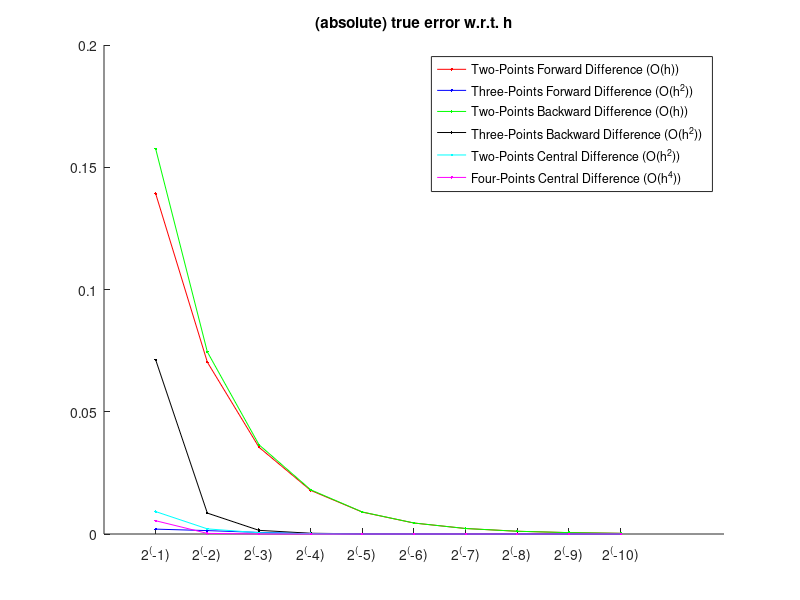
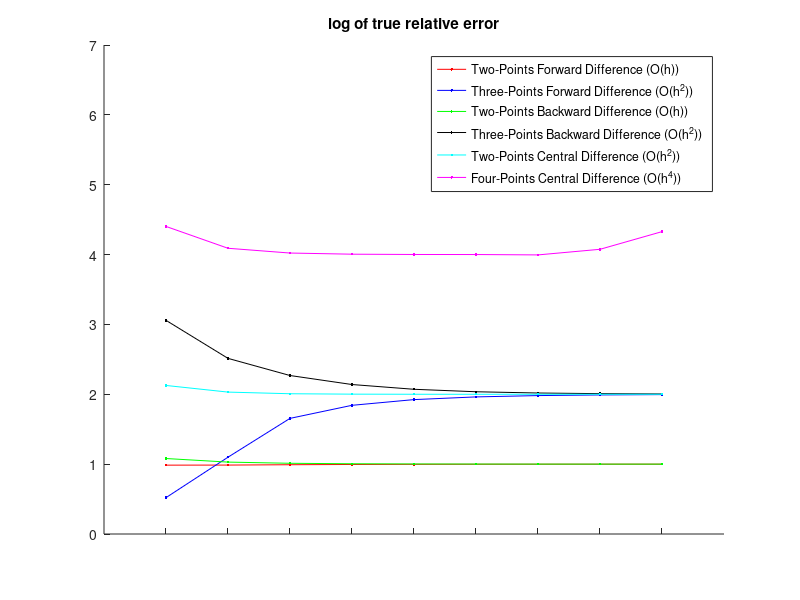

These figures' MATLAB source, in order:
function y= plot_der1st()
clear all;

x0 = 2;	% the point of which derivative is to be evaluated

powers = 1:10;

n = length(powers);

% array of h = [1/2, 1/2^2, 1/2^3, ...]
hs = 2.^(-powers);

% f(x)
f = @(x) (2.^x)./x;

% f'(x)
fd1 = @(x) (2.^x).*log(2)./x - (2.^x)./(x.^2);

% f''(x)
fd2 = @(x) (2.^x).*(log(2).^2)./x - 2.*(2.^x).*log(2)./(x.^2) + 2*(2.^x)./(x.^3);

true_val = fd1(x0);	% exact value

% Two-Points Forward Difference Formula
function [d1] = forward_diff_2_points(f, x, h)
d1 = (f(x+h)-f(x))./h;
end

% Two-Points Backward Difference Formula
function [d1] = backward_diff_2_points(f, x, h)
d1 = (f(x)-f(x-h))./h;
end

% Two-Points Central Difference Formula
function [d1] = central_diff_2_points(f, x, h)
d1 = (f(x+h)-f(x-h))./(2*h);
end

% Three-Points Forward Difference Formula
function [d1] = forward_diff_3_points(f, x, h)
    d1 = (-3*f(x)+4*f(x+h)-f(x+2*h))./(2*h);
end

% Three-Points Backward Difference Formula
function [d1] = backward_diff_3_points(f, x, h)
    d1 = (f(x-2*h)-4*f(x-h)+3*f(x))./(2*h);
end

% Four-Points Central Difference Formula
function [d1] = central_diff_4_points(f, x, h)
    d1 = (f(x-2*h)-8*f(x-h)+8*f(x+h)-f(x+2*h))./(12*h);
end

data = zeros(6, n);

data(1,:) = abs(true_val - forward_diff_2_points(f, x0, hs));
data(2,:) = abs(true_val - forward_diff_3_points(f, x0, hs));
data(3,:) = abs(true_val - backward_diff_2_points(f, x0, hs));
data(4,:) = abs(true_val - backward_diff_3_points(f, x0, hs));
data(5,:) = abs(true_val - central_diff_2_points(f, x0, hs));
data(6,:) = abs(true_val - central_diff_4_points(f, x0, hs));


vec_cols = {'red', 'blue', 'green', 'black', 'cyan', 'magenta'};
vec_names = {'Two-Points Forward Difference (O(h))',
    'Three-Points Forward Difference (O(h^2))',
    'Two-Points Backward Difference (O(h))',
    'Three-Points Backward Difference (O(h^2))',
    'Two-Points Central Difference (O(h^2))',
    'Four-Points Central Difference (O(h^4))'};
vec_xticks = {};
for i=1:n
    vec_xticks{i,1} = sprintf('2^(-%d)', powers(i));
end


% plot (absolute) true error with respect to h
hsteps = 1:n;
figure(1);
clf;
title('(absolute) true error w.r.t. h');
xlim([0,n+2]);
set(gca(), 'xtick', hsteps);
set(gca(), 'xtickLabel', vec_xticks);
hold on;
for i=1:6
    hold on;
    plot(hsteps, data(i,:), 'Color', vec_cols{i}, 'Marker', '.');
end
hold on;
legend(vec_names{1}, vec_names{2}, vec_names{3}, vec_names{4}, vec_names{5}, vec_names{6});

function [y] = convert_data(x)
y = abs(log(x(2:end)./x(1:(end-1)))./log(2));
end

% plot the order of truncation error
hsteps = 1:(n-1);
figure(2);
clf;
title('log of true relative error');
xlim([0,n]);
ylim([0,7]);
set(gca(), 'xtick', hsteps);
set(gca(), 'xtickLabel', {});
for i=1:6
    hold on;
    plot(hsteps, convert_data(data(i,:)), 'Color', vec_cols{i}, 'Marker', '.');
end
hold on;
legend(vec_names{1}, vec_names{2}, vec_names{3}, vec_names{4}, vec_names{5}, vec_names{6});



end